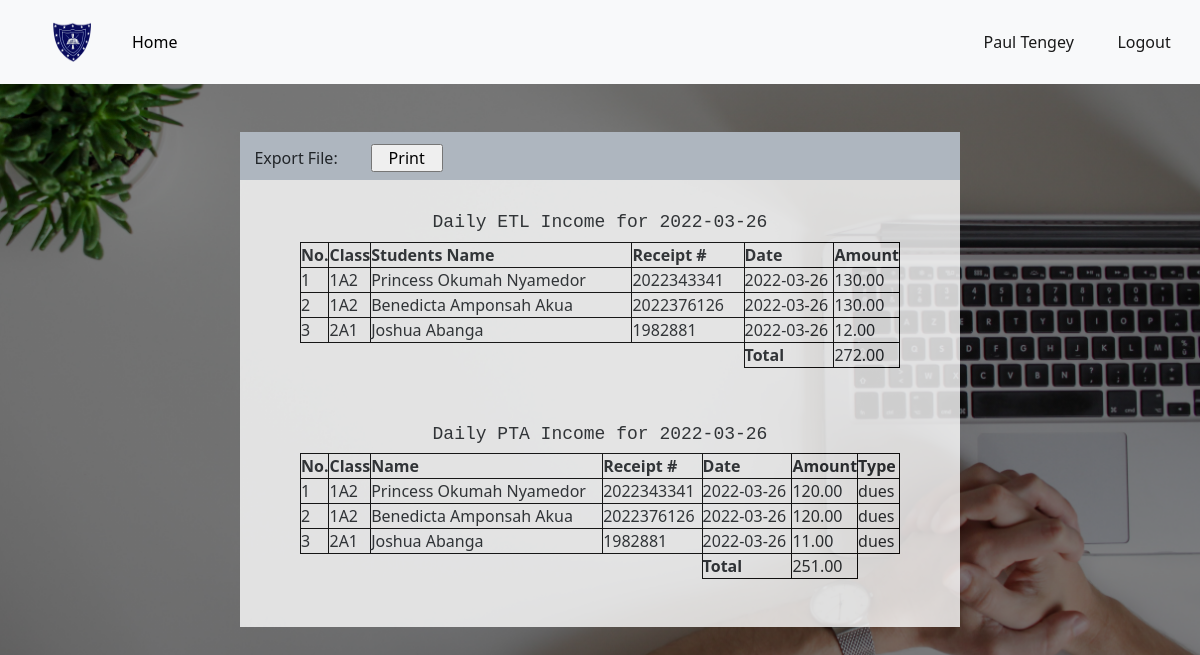
/clerk_dashboard/clerk_daily_report (signed in), run on the app's committed database.
### app.py (models this page shows, shortened)
class User(db.Model, UserMixin):
	id = db.Column(db.Integer, primary_key=True)
	date = db.Column(db.DateTime, default = datetime.utcnow())
	username = db.Column(db.String(80), nullable=False)
	email = db.Column(db.String(120), unique=True, nullable=False)
	password = db.Column(db.String(120), nullable=False)
	is_admin = db.Column(db.Boolean,  default=False)
	function = db.Column(db.String(120))
	approval = db.Column(db.Boolean, default=False)

class ETLIncome(db.Model):
	id = db.Column(db.Integer, primary_key=True)
	date = db.Column(db.DateTime, default = datetime.utcnow())
	clerk = db.Column(db.String(120),nullable=False)
	amount = db.Column(db.Float)
	tx_id = db.Column(db.String(16))
	semester = db.Column(db.String(10), nullable = False)
	mode_of_payment = db.Column(db.String(20))
	name = db.Column(db.String(120))
	category = db.Column(db.String(20), default="revenue")
	student_id = db.Column(db.Integer, db.ForeignKey('student.id'))#Here we reference the table name

class Student(db.Model):
	id = db.Column(db.Integer, primary_key=True)
	date = db.Column(db.DateTime, default = datetime.utcnow())
	clerk = db.Column(db.String(120),nullable=False)
	date_admitted = db.Column(db.DateTime)
	firstname = db.Column(db.String(80), nullable=False)
	lastname = db.Column(db.String(80), nullable=False)
	othername = db.Column(db.String(80))
	fullname = db.Column(db.String(80), nullable=False)
	date_of_birth = db.Column(db.String(10), nullable=False)
	form = db.Column(db.String(10))
	class1 = db.Column(db.String(10), nullable=False)
	parent_contact = db.Column(db.String(12), nullable=False)
	phone = db.Column(db.String(12))
	id_number = db.Column(db.String(120), unique=True, nullable=False)
	status = db.Column(db.Boolean, default=True)
	pta = db.relationship('PTAIncome', backref='pta_payer', lazy=True)#Here we reference the class
	etl = db.relationship('ETLIncome', backref='etl_payer', lazy=True)
	payer = db.relationship('StudentPayments', backref='payer', lazy=True)

class PTAIncome(db.Model):
	id = db.Column(db.Integer, primary_key=True)
	date = db.Column(db.DateTime, default = datetime.utcnow())
	clerk = db.Column(db.String(120), nullable=False)
	amount = db.Column(db.Float)
	tx_id = db.Column(db.String(16))
	semester = db.Column(db.String(10))
	mode_of_payment = db.Column(db.String(20))
	category = db.Column(db.String(20), default="revenue")
	name = db.Column(db.String(120))
	type1 = db.Column(db.String(20), default='dues')
	student_id = db.Column(db.Integer, db.ForeignKey('student.id'))#Here we reference the table name

### app.py (the view)
@app.route("/clerk_dashboard/clerk_daily_report")
@login_required
def clerk_daily_report():
	if clerk_access():
		today = datetime.utcnow()
		date = dt.date(today.year, today.month, today.day)
		pta_payments = PTAIncome.query.filter(func.date(PTAIncome.date) == date).filter_by(category='revenue').all()
		etl_payments = ETLIncome.query.filter(func.date(ETLIncome.date) == date).filter_by(category='revenue').all()
		etl = sum([pmt.amount for pmt in etl_payments])
		pta = sum([pmt.amount for pmt in pta_payments])
		return render_template("clerk_daily_report.html", pta_payments=pta_payments,etl_payments=etl_payments ,etl=etl, pta=pta, date=date)
	else:
		abort(404)

### app.py (called while the page is built)
def clerk_access():
	if not current_user.approval:
		return False
	if current_user.function == 'Accountant':
		return False
	if current_user.function == 'Clerk':
		return True

@app.template_filter()
def currencyFormat(value):
	value = float(value)
	if value >= 0:
		return "{:,.2f}".format(value)
	else:
		value2 = "{:,.2f}".format(value)
		return "("+value2[1:]+")"

@login_manager.user_loader
def load_user(user_id):
	return User.query.get(int(user_id))

### templates/clerk_daily_report.html (shortened to what this page needs)
{% extends "bootstrap.html" %}
{% block content %}
<!DOCTYPE html>
<html>
<head>
	<link rel="stylesheet" href="https://cdnjs.cloudflare.com/ajax/libs/font-awesome/4.7.0/css/font-awesome.min.css">
</head>
<body>
<header>
		<nav class="navbar navbar-expand-lg navbar-light bg-light">
			     <a class="navbar-brand kpa" href="#"><img src="{{url_for('static', filename='images/kpasec.png')}}"></a>
			    <div class="collapse navbar-collapse" id="navbarText">
			      <ul class="navbar-nav me-auto mb-2 mb-lg-0">
			        <li class="nav-item">
			          <a class="nav-link active " aria-current="page" href="{{url_for('clerk_dashboard')}}"id="nav1" style="color:black;">Home</a>
			        </li>
			      </ul>
			      <span class="navbar-text" >
			      	<a href="{{url_for('account')}}" class="nn">{{current_user.username}}</a>
			      	<a href="{{url_for('logout')}}" class="n">Logout</a>
			      </span>
			    </div>
		 </nav>
	</header>
    <div class="prn">
    	<span><a>Export File: </a><input type="button" name="" value="Print" onclick="print_content()"></span>
    </div>
   <center>
   	<div class="ttable" id="cont1">
   		<h4 class="topp" style="padding-top:4vh">Daily ETL Income for {{date}}</h4>
   		<table >
   			<tr>
   				<th class="non">No.</th>
   				<th class="foom">Class</th>
   				<th class="fom">Students Name</th>
   				<th>Receipt #</th>
   				<th class="fomm">Date</th>
   				<th class="foomm">Amount</th>
   			</tr>
   			{% if etl_payments | length < 1 %}
   			<tr>
   				<td>0</td>
   				<td class="fom">None</td>
   				<td>None</td>
   				<td>None</td>
   				<td>None</td>
   				<td>None</td>
   			</tr>
   			{% else %}
   			{% for pmt in etl_payments %}
   				{% if pmt.amount != 0 %}
   			<tr>
   				<td>{{loop.index}}</td>
   				<td class="fom">{{pmt.etl_payer.class1}}</td>
   				<td>{{pmt.etl_payer.fullname}}</td>
   				<td>{{pmt.tx_id}}</td>
   				<td>{{pmt.date.date()}}</td>
   				<td>{{ pmt.amount | currencyFormat }}</td>
   			</tr>
   				{% endif %}
   			{% endfor %}
   			{% endif %}
   			<tr>
   				<td style="border:0px solid transparent;"></td>
   				<td style="border:0px solid transparent;"></td>
   				<td style="border:0px solid transparent;"></td>
   				<td style="border:0px solid transparent;"></td>
   				<th>Total</th>
   				<td>{{etl | currencyFormat }}</td>
   			</tr>
   		</table><br>
   		<h3 class="topp" style="padding-top:4vh">Daily PTA Income for {{date}}</h3>
   		<table >
   			<tr>
   				<th class="non">No.</th>
   				<th class="foom">Class</th>
   				<th class="fom">Name</th>
   				<th>Receipt #</th>
   				<th class="fomm">Date</th>
   				<th class="foomm">Amount</th>
   				<th class="foomm">Type</th>
   			</tr>
   			{% if pta_payments | length < 1 %}
   			<tr>
   				<td>0</td>
   				<td class="fom">None</td>
   				<td>None</td>
   				<td>none</td>
   				<td>None</td>
   				<td>None</td>
   				<td>None</td>
   			</tr>
   			{% else %}
   			{% for pmt in pta_payments %}
   			{% if pmt.category != 'charge' and pmt.pta_amount != 0 %}
   				{% if pmt.type1 == 'dues'%}
   			<tr>
   				<td>{{loop.index}}</td>
   				<td class="fom">{{pmt.pta_payer.class1}}</td>
   				<td>{{pmt.pta_payer.fullname}}</td>
   				<td>{{pmt.tx_id}}</td>
   				<td>{{pmt.date.date()}}</td>
   				<td>{{ pmt.amount | currencyFormat }}</td>
   				<td>{{ pmt.type1 }}</td>
   			</tr>
   				{% endif %}
   			{% endif %}
   			{% endfor %}
   			{% endif %}
   			<tr>
   				<td style="border:0px solid transparent;"></td>
   				<td style="border:0px solid transparent;"></td>
   				<td style="border:0px solid transparent;"></td>
   				<td style="border:0px solid transparent;"></td>
   				<th>Total</th>
   				<td>{{pta | currencyFormat }}</td>
   			</tr>
   		</table><br><br>
   	</div><br><br>
</center>
</body>
</html>
{% endblock %}

### data on the page
User: username "Paul Tengey"
ETLIncome: etl_payer.class1 "1A2", etl_payer.fullname "Princess Okumah Nyamedor", tx_id "2022343341", date "2022-03-26", amount "130.00"
ETLIncome: etl_payer.class1 "1A2", etl_payer.fullname "Benedicta Amponsah Akua", tx_id "2022376126", date "2022-03-26", amount "130.00"
ETLIncome: etl_payer.class1 "2A1", etl_payer.fullname "Joshua Abanga", tx_id "1982881", date "2022-03-26", amount "12.00"
PTAIncome: pta_payer.class1 "1A2", pta_payer.fullname "Princess Okumah Nyamedor", tx_id "2022343341", date "2022-03-26", amount "120.00", type1 "dues"
PTAIncome: pta_payer.class1 "1A2", pta_payer.fullname "Benedicta Amponsah Akua", tx_id "2022376126", date "2022-03-26", amount "120.00", type1 "dues"
PTAIncome: pta_payer.class1 "2A1", pta_payer.fullname "Joshua Abanga", tx_id "1982881", date "2022-03-26", amount "11.00", type1 "dues"

### other printed values
{{ etl | currencyFormat }} "272.00"
{{ pta | currencyFormat }} "251.00"
